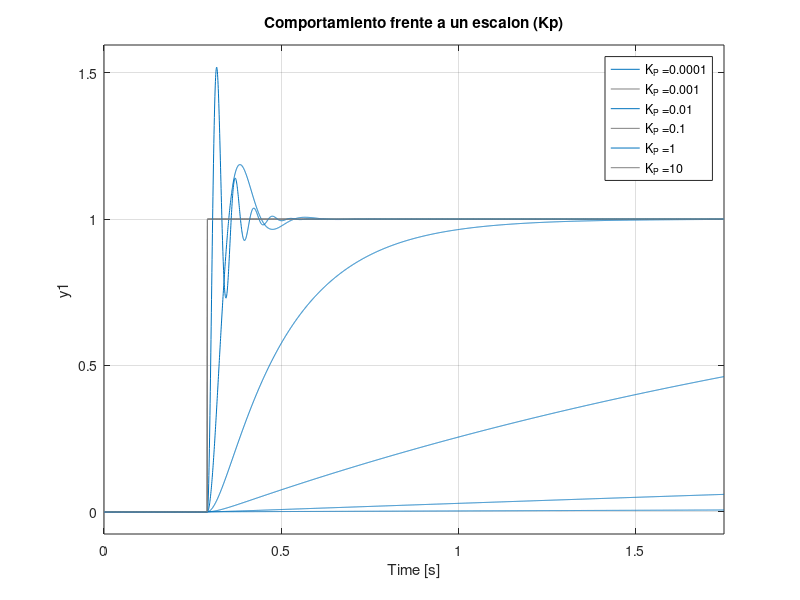
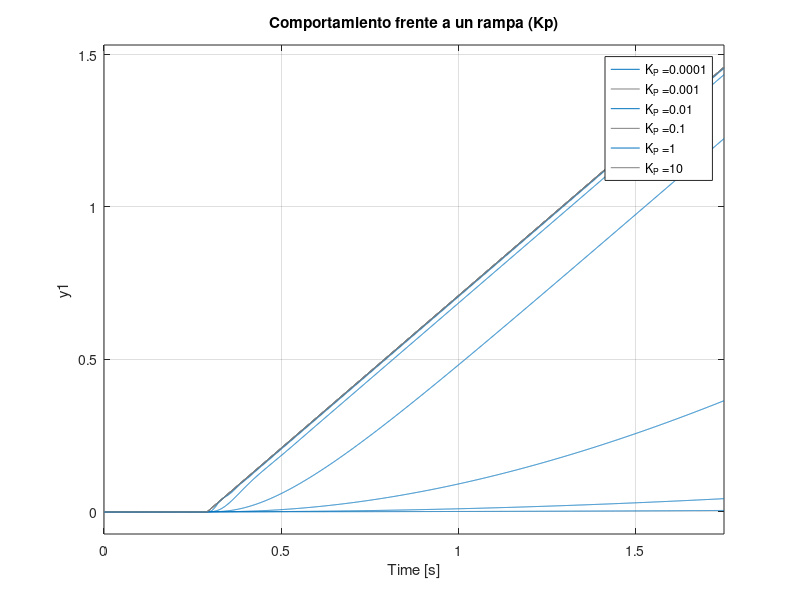
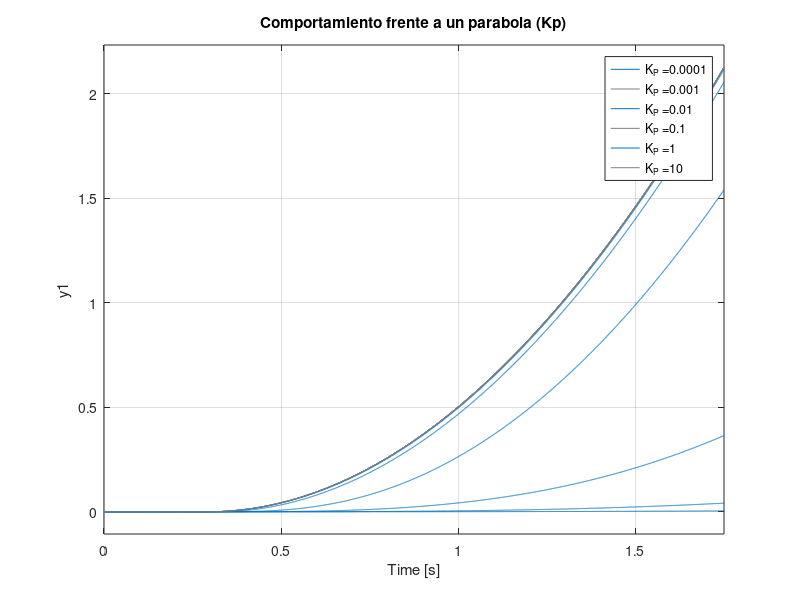
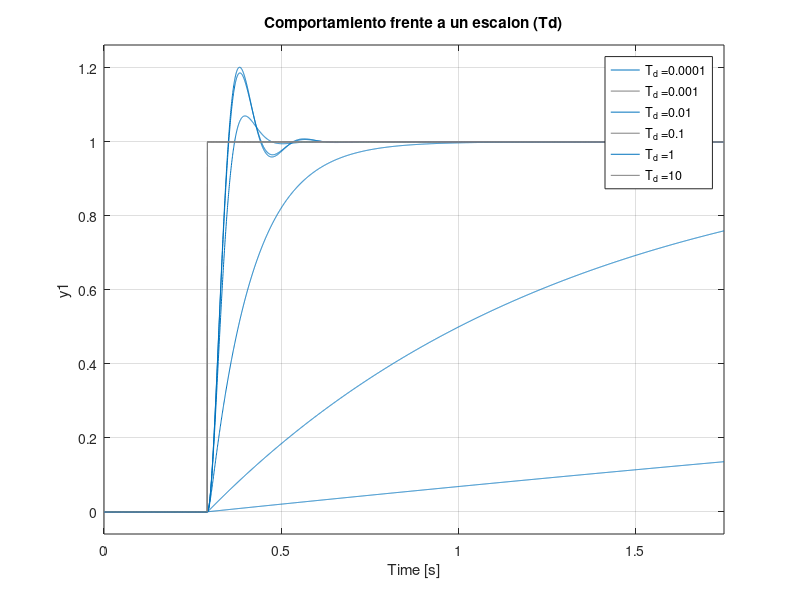

These figures' MATLAB source, in order: (Note: this script raises an error after producing the figures.)
clear all; close all;

%% Initiation Parameters
K = 1500;
p = 35;

x = p.*(0:0.0005/p:0.05);

aux = -4:1:1;
auxTd = -4:1:1;

Kp = 10.^aux;
Td = 10.^aux;

Kpfija = 1;
Tdfija = 0.001;

%% Td fijo

% Step
figure(1)
grid on;

Legend = cell(length(aux),1);

u = ones(1,length(x));
u(1:ceil(length(u)/6)) = 0;
t = x;

for i = 1:length(Kp)
    num = Kp(i)*K;
    den = [1 p+Kp(i)*K*Tdfija K*Kp(i)];
    sys = tf(num,den);
    lsim(sys, u, t)
    Legend{i} = strcat('K_{P} = ', num2str(Kp(i)));
    hold on;
end

title('Comportamiento frente a un escalon (Kp)')
legend(Legend);
hold off;
saveas(gcf,'img/01_P-DEscalonKp.png')

% Ramp
figure(2)
grid on;

Legend = cell(length(aux),1);

t = x;
u = t-t(ceil(length(t)/6));
u(1:ceil(length(u)/6)) = 0;

for i = 1:length(Kp)
    num = Kp(i)*K;
    den = [1 p+Kp(i)*K*Tdfija K*Kp(i)];
    sys = tf(num,den);
    lsim(sys, u, t)
    Legend{i} = strcat('K_{P} = ', num2str(Kp(i)));
    hold on;
end

title('Comportamiento frente a un rampa (Kp)')
legend(Legend);
hold off;
saveas(gcf,'img/01_P-DRampaKp.png')

% Parable
figure(3)
grid on;

Legend = cell(length(aux),1);

t = x;
u = (t-t(ceil(length(t)/6))).^2;
u(1:ceil(length(u)/6)) = 0;

for i = 1:length(Kp)
    num = Kp(i)*K;
    den = [1 p+Kp(i)*K*Tdfija K*Kp(i)];
    sys = tf(num,den);
    lsim(sys, u, t)
    Legend{i} = strcat('K_{P} = ', num2str(Kp(i)));
    hold on;
end

title('Comportamiento frente a un parabola (Kp)')
legend(Legend);
hold off;
saveas(gcf,'img/01_P-DParabolaKp.png')

%% Kp fijo

% Step
figure(4)
grid on;

Legend = cell(length(auxTd),1);

u = ones(1,length(x));
u(1:ceil(length(u)/6)) = 0;
t = x;

for i = 1:length(Td)
    num = Kpfija*K;
    den = [1 p+Kpfija*K*Td(i) K*Kpfija];
    sys = tf(num,den);
    lsim(sys, u, t)
    Legend{i} = strcat('T_{d} = ', num2str(Td(i)));
    hold on;
end

title('Comportamiento frente a un escalon (Td)')
legend(Legend);
hold off;
saveas(gcf,'img/01_P-DEscalonTd.png')

% Ramp
figure(5)
grid on;

Legend = cell(length(auxTd),1);

t = x;
u = t-t(ceil(length(t)/6));
u(1:ceil(length(u)/6)) = 0;

for i = 1:length(Td)
    num = Kpfija*K;
    den = [1 p+Kpfija*K*Td(i) K*Kpfija];
    sys = tf(num,den);
    lsim(sys, u, t)
    Legend{i} = strcat('T_{d} = ', num2str(Td(i)));
    hold on;
end

title('Comportamiento frente a un rampa (Td)')
legend(Legend);
hold off;
saveas(gcf,'img/01_P-DRampaTd.png')

% Parable
figure(6)
grid on;

Legend = cell(length(auxTd),1);

t = x;
u = (t-t(ceil(length(t)/6))).^2;
u(1:ceil(length(u)/6)) = 0;

for i = 1:length(Td)
    num = Kpfija*K;
    den = [1 p+Kpfija*K*Td(i) K*Kpfija];
    sys = tf(num,den);
    lsim(sys, u, t)
    Legend{i} = strcat('T_{d} = ', num2str(Td(i)));
    hold on;
end

title('Comportamiento frente a un parabola (Td)')
legend(Legend);
hold off;
saveas(gcf,'img/01_P-DParabolaTd.png')

%% Rlocus

figure(7)

num = [K*Kpfija];
den = [1 (p+Kpfija*K*Tdfija) 0];
rlocus(num,den)

saveas(gcf,'img/01_P-DRlocusKp.png')